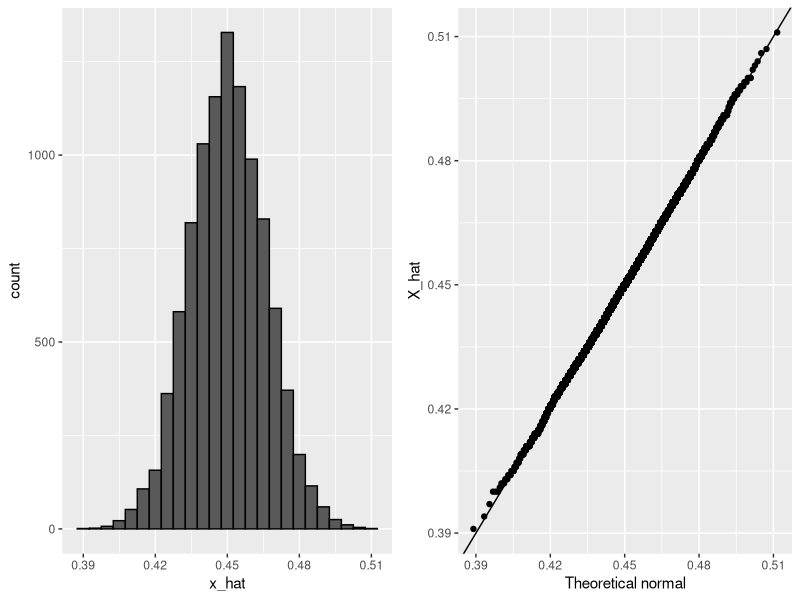

This figure's R source:
library(tidyverse)
library(gridExtra)


p <- 0.45    # unknown p to estimate
N <- 1000

# simulate one poll of size N and determine x_hat
x <- sample(c(0,1), size = N, replace = TRUE, prob = c(1-p, p))
x_hat <- mean(x)

# simulate B polls of size N and determine average x_hat
B <- 10000    # number of replicates
N <- 1000    # sample size per replicate
x_hat <- replicate(B, {
  x <- sample(c(0,1), size = N, replace = TRUE, prob = c(1-p, p))
  mean(x)
})
p1 <- data.frame(x_hat = x_hat) %>%
  ggplot(aes(x_hat)) +
  geom_histogram(binwidth = 0.005, color = "black")
p2 <- data.frame(x_hat = x_hat) %>%
  ggplot(aes(sample = x_hat)) +
  stat_qq(dparams = list(mean = mean(x_hat), sd = sd(x_hat))) +
  geom_abline() +
  ylab("X_hat") +
  xlab("Theoretical normal")
grid.arrange(p1, p2, nrow=1)